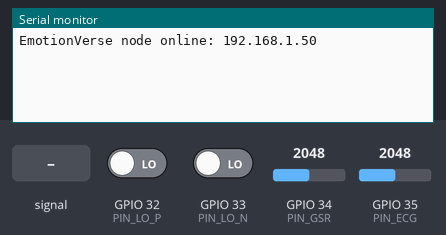
The sketch below on a simulated ESP32. Shown: the last lines printed to the serial monitor. The inputs (shaded band) are chosen by the test bench; at power-on: GPIO 34 (PIN_GSR) = 2048, GPIO 35 (PIN_ECG) = 2048, GPIO 32 (PIN_LO_P) LOW, GPIO 33 (PIN_LO_N) LOW (analog values on the 0–4095 scale). WiFi joins after 1.5 s; servers stay silent unless stated; uploads are accepted with an empty reply.

Above: at 2.7 s.
2.8 s: GPIO 35 (PIN_ECG) fed a 200 Hz sine of ±327 counts around its level
At 4.2 s:
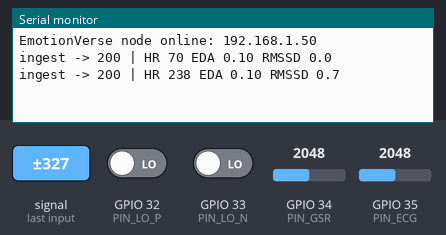
4.3 s: GPIO 34 (PIN_GSR) set to 2866
At 5.6 s:
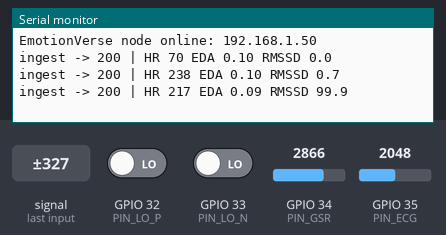
5.8 s: GPIO 35 (PIN_ECG) set to 2866
At 7.1 s:
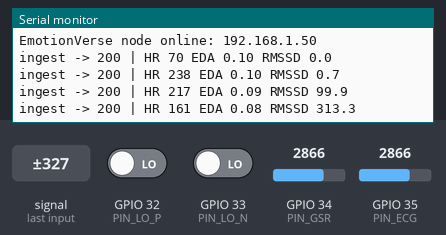
7.3 s: GPIO 35 (PIN_ECG) fed a 1000 Hz sine of ±1023 counts around its level
At 8.5 s:
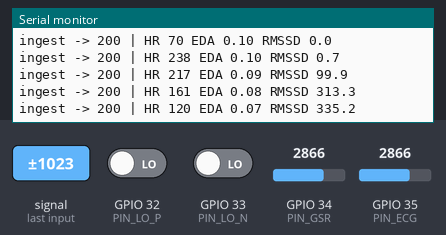
8.8 s: GPIO 32 (PIN_LO_P) driven HIGH
At 10.2 s:
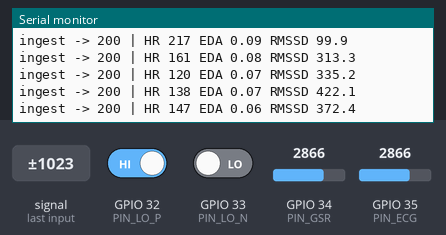
10.3 s: GPIO 34 (PIN_GSR) set to 3603
At 12.4 s:
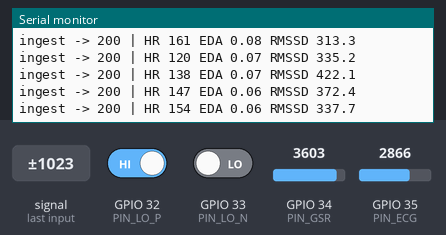
Timing chart, 0 to 12.8 s (numbered marks = the images above; inputs shaded):
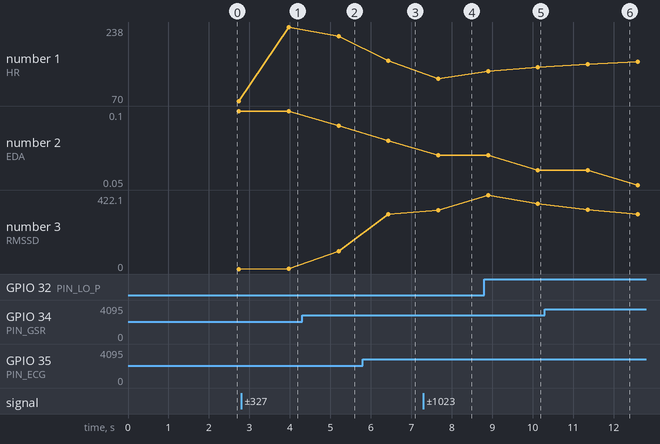

The sketch:

esp32_emotionverse.ino
```cpp
/*
 * EmotionVerse — ESP32 firmware (emotionverse-fw v1.3.0)
 * Board: ESP32-WROOM-32
 *
 * Sensors:
 *   GSR/EDA  -> GPIO34 (ADC1_CH6), sampled at 4 Hz  (skin conductance, µS)
 *   AD8232   -> OUTPUT GPIO35 (ADC1_CH7), 250 Hz; LO+ GPIO32, LO- GPIO33
 *
 * Every second the firmware aggregates a window, computes the 11 physio
 * features and POSTs them to the dashboard backend:
 *   POST /api/trpc/ev.ingestWindow  { physio[11], face[10], quality[2], deviceId }
 * (the webcam client fills the face vector; a gateway can merge both streams)
 */

#include <WiFi.h>
#include <HTTPClient.h>
#include <ArduinoJson.h>

#define PIN_GSR   34
#define PIN_ECG   35
#define PIN_LO_P  32
#define PIN_LO_N  33

const char* WIFI_SSID = "realme 6";
const char* WIFI_PASS = "younus964";
const char* API_URL   = "http://<host>:3000/api/trpc/ev.ingestWindow";
const char* DEVICE_ID = "esp32-a4f1c2";

const int ECG_RATE = 250;          // Hz
const int GSR_RATE = 4;            // Hz
const int WIN_S    = 12;           // feature window seconds

float ecgBuf[ECG_RATE * 1];        // 1 s block
float edaBuf[GSR_RATE * WIN_S];    // rolling 12 s window
int   edaIdx = 0;

// --- helpers ---------------------------------------------------------------
float edaMicroSiemens(int raw) {
  // voltage divider with 100k reference, Vcc = 3.3 V
  float v = raw * 3.3f / 4095.0f;
  float r = 100000.0f * v / (3.3f - v + 1e-6f);
  return 1e6f / (r + 1e-6f) / 100.0f;  // µS (scaled)
}

float mean(const float* a, int n) { float s = 0; for (int i = 0; i < n; i++) s += a[i]; return s / n; }
float stdev(const float* a, int n, float m) { float s = 0; for (int i = 0; i < n; i++) s += (a[i]-m)*(a[i]-m); return sqrtf(s / n); }

void setup() {
  Serial.begin(115200);
  pinMode(PIN_LO_P, INPUT);
  pinMode(PIN_LO_N, INPUT);
  analogReadResolution(12);
  WiFi.begin(WIFI_SSID, WIFI_PASS);
  while (WiFi.status() != WL_CONNECTED) delay(250);
  Serial.printf("EmotionVerse node online: %s\n", WiFi.localIP().toString().c_str());
}

void loop() {
  // 1 s acquisition block: ECG @250 Hz, GSR @4 Hz
  bool leadsOff = false;
  for (int i = 0; i < ECG_RATE; i++) {
    if (digitalRead(PIN_LO_P) == HIGH || digitalRead(PIN_LO_N) == HIGH) leadsOff = true;
    ecgBuf[i] = analogRead(PIN_ECG) * 3.3f / 4095.0f;
    if (i % (ECG_RATE / GSR_RATE) == 0) {
      edaBuf[edaIdx % (GSR_RATE * WIN_S)] = edaMicroSiemens(analogRead(PIN_GSR));
      edaIdx++;
    }
    delayMicroseconds(1000000 / ECG_RATE);
  }

  // --- feature extraction (simplified on-device; server refines) ---
  int n = min(edaIdx, GSR_RATE * WIN_S);
  float edaM = mean(edaBuf, n), edaS = stdev(edaBuf, n, edaM);

  // R-peak detection: adaptive threshold, refractory 250 ms
  static float thr = 0.8f; static unsigned long lastBeat = 0;
  static float ibis[40]; static int nIbi = 0;
  float peak = 0; for (int i = 0; i < ECG_RATE; i++) peak = max(peak, ecgBuf[i]);
  thr = 0.6f * peak + 0.4f * thr;
  for (int i = 1; i < ECG_RATE - 1; i++) {
    if (ecgBuf[i] > thr && ecgBuf[i] > ecgBuf[i-1] && ecgBuf[i] >= ecgBuf[i+1]) {
      unsigned long now = millis() - (ECG_RATE - i) * (1000 / ECG_RATE);
      if (now - lastBeat > 250) {
        if (lastBeat) { ibis[nIbi % 40] = now - lastBeat; nIbi++; }
        lastBeat = now;
      }
    }
  }
  int nb = min(nIbi, 40);
  float ibiM = nb ? mean(ibis, nb) : 857;
  float hr = 60000.0f / ibiM;
  float rmssd = 0; int cnt = 0, pnn = 0;
  for (int i = 1; i < nb; i++) { float d = ibis[i]-ibis[i-1]; rmssd += d*d; if (fabsf(d) > 50) pnn++; cnt++; }
  rmssd = cnt ? sqrtf(rmssd / cnt) : 0;

  // --- payload ---
  StaticJsonDocument<1024> doc;
  JsonArray p = doc.createNestedArray("json");          // tRPC superjson envelope
  JsonObject body;                                      // filled below
  doc["json"]["deviceId"] = DEVICE_ID;
  JsonArray ph = doc["json"].createNestedArray("physio");
  ph.add(edaM); ph.add(edaS); ph.add(0);                // eda_mean, eda_std, slope (server)
  ph.add(0); ph.add(0);                                 // scr_rate, scr_amp (server)
  ph.add(hr); ph.add(3.0);                              // hr_mean, hr_std
  ph.add(rmssd); ph.add(ibiM > 0 ? stdev(ibis, nb, ibiM) : 0);
  ph.add(cnt ? 100.0f * pnn / cnt : 0); ph.add(1.2);    // pnn50, lf_hf
  JsonArray fc = doc["json"].createNestedArray("face"); // webcam client or zeros
  for (int i = 0; i < 10; i++) fc.add(0);
  JsonArray q = doc["json"].createNestedArray("quality");
  q.add(leadsOff ? 0 : 1); q.add(1);

  if (WiFi.status() == WL_CONNECTED) {
    HTTPClient http;
    http.begin(API_URL);
    http.addHeader("Content-Type", "application/json");
    String payload; serializeJson(doc, payload);
    int code = http.POST(payload);
    Serial.printf("ingest -> %d | HR %.0f EDA %.2f RMSSD %.1f\n", code, hr, edaM, rmssd);
    http.end();
  }
}
```

Measured:
- after the input at 2.8 s, the serial monitor: prints a new line after 1.2 s (image 1)
- after the input at 4.3 s, the serial monitor: prints a new line after 0.90 s (image 2)
- after the input at 5.8 s, the serial monitor: prints a new line after 0.63 s (image 3)
- after the input at 7.3 s, the serial monitor: prints a new line after 0.37 s (image 4)
- after the input at 8.8 s, the serial monitor: prints a new line after 1.3 s (image 5)
- plotted number 1: 70 → 238 after the input at 2.8 s, 217 → 161 after the input at 5.8 s, 161 → 120 after the input at 7.3 s, 120 → 147 after the input at 8.8 s
- plotted number 2: 0.1 → 0.09 after the input at 4.3 s, 0.06 → 0.05 after the input at 10.3 s
- plotted number 3: 0 → 0.7 after the input at 2.8 s, 99.9 → 313.3 after the input at 5.8 s, 313.3 → 335.2 after the input at 7.3 s, 335.2 → 372.4 after the input at 8.8 s
